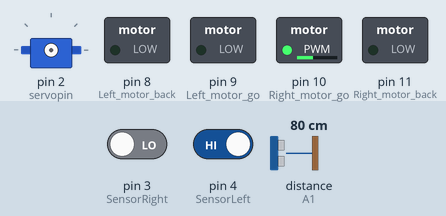
Simulated run of this sketch. Board: Arduino Uno, built with avr-gcc and run on an emulated ATmega328P. Parts: servo, switched loads named in the sketch (green lamp = pin HIGH). Wiring (inferred from the names in the program): servo: signal pin 2. The test bench sets the inputs (shaded band); at power-on: pin 3 (SensorRight) LOW, pin 4 (SensorLeft) HIGH, distance to the obstacle (sensor on A1) 80 cm. The echo pulse lasts 58.3 µs per cm; servo pulses on a pin are drawn as a servo (544–2400 µs = 0–180°); pins used as bus, display or sensor lines are not drawn.

Above: at 1.2 s.
1.3 s: pin 3 (SensorRight) driven HIGH
At 1.9 s:
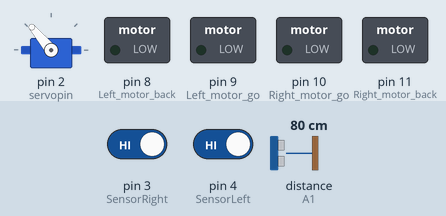
4.3 s: pin 4 (SensorLeft) driven LOW
At 7.0 s:
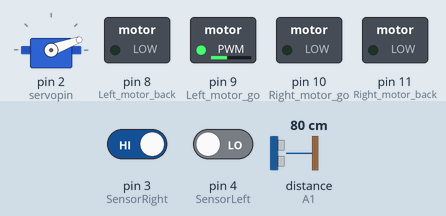
7.3 s: pin 4 (SensorLeft) driven HIGH
At 8.8 s:
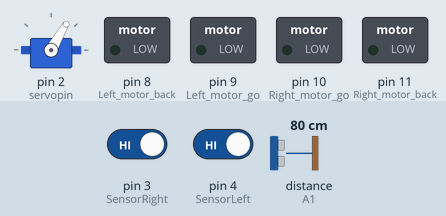
10.3 s: distance to the obstacle (sensor on A1) set to 63 cm
13.3 s: distance to the obstacle (sensor on A1) set to 57 cm
At 13.9 s:
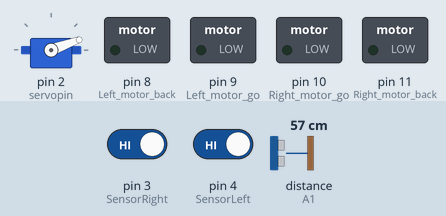
Timing chart, 0 to 17.3 s (numbered marks = the images above; inputs shaded):
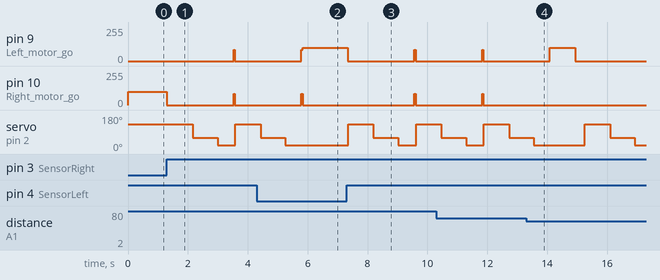

The sketch:

smart_car.ino
```cpp
//#include <Servo.h>
int Left_motor_back = 8; //Left_motor_back(IN1)
int Left_motor_go = 9; //Left_motor_go(IN2)
int Right_motor_go = 10; //Right_motor_go(IN3)
int Right_motor_back = 11; //Right_motor_back(IN4)

int Echo = A1;
int Trig = A0;
int Front_Distance = 0;
int Left_Distance = 0;
int Right_Distance = 0;
int servopin = 2;
int myangle;
int pulsewidth;
int val;

const int SensorRight = 3; //(P3.2 OUT1)
const int SensorLeft = 4; //(P3.3 OUT2)
int SL; //SensorLeft
int SR; //SensorRight

const int SensorRight_2 = 5; //(P3.2 OUT1)
const int SensorLeft_2 = 6; //(P3.3 OUT2)
int SL_2; //SensorLeftc
int SR_2; //SensorRight

void setup()
{
  pinMode(SensorRight, INPUT);
  pinMode(SensorLeft, INPUT);
  pinMode(SensorRight_2, INPUT);
  pinMode(SensorLeft_2, INPUT);

  pinMode(Echo, INPUT);
  pinMode(Trig, OUTPUT);
  pinMode(servopin, OUTPUT);

  pinMode(Left_motor_go, OUTPUT);
  pinMode(Left_motor_back, OUTPUT);
  pinMode(Right_motor_go, OUTPUT);
  pinMode(Right_motor_back, OUTPUT);
  Serial.begin(9600);

}

void run(int time) //전진
{
  digitalWrite(Right_motor_go, HIGH);
  digitalWrite(Right_motor_back, LOW);
  analogWrite(Right_motor_go, 85); //PWM은 0~255속도조절, 좌우 차이가 증감
  analogWrite(Right_motor_back, 0);
  digitalWrite(Left_motor_go, HIGH);
  digitalWrite(Left_motor_back, LOW);
  analogWrite(Left_motor_go, 85); //PWM은 0~255속도조절， 좌우 차이가 증감
  analogWrite(Left_motor_back, 0);
  delay(time * 20);
}
void brake(int time) //브레이크
{
  digitalWrite(Right_motor_go, LOW); //Right, Left 모두 LOW
  digitalWrite(Right_motor_back, LOW);
  digitalWrite(Left_motor_go, LOW);
  digitalWrite(Left_motor_back, LOW);
  delay(time * 2);
}
void left(int time) //좌회전(오른쪽 바퀴 회전식으로)
{
  digitalWrite(Right_motor_go, HIGH); // Right_motor_go가 HIGH
  digitalWrite(Right_motor_back, LOW); // Right_motor_back이 LOW
  analogWrite(Right_motor_go, 100); // Right_motor_go의 속도 200
  analogWrite(Right_motor_back, 0); //PWM0~255속도조절
  digitalWrite(Left_motor_go, LOW); //Left는 LOW
  digitalWrite(Left_motor_back, LOW); //Left는 LOW
  analogWrite(Left_motor_go, 0); // Left_motor_go의 속도 0
  analogWrite(Left_motor_back, 0); //PWM0~255 속도조절
  delay(time * 50);
}
void spin_left(int time) //좌회전(Spin)
{
  digitalWrite(Right_motor_go, HIGH);
  digitalWrite(Right_motor_back, LOW);
  analogWrite(Right_motor_go, 200); // Right_motor_go의 속도 200
  analogWrite(Right_motor_back, 0);

  digitalWrite(Left_motor_go, LOW);
  digitalWrite(Left_motor_back, HIGH);
  analogWrite(Left_motor_go, 0);
  analogWrite(Left_motor_back, 140); // Left_motor_back의 속도 200
  delay(time * 2);
}
void right(int time) //우회전(왼쪽 바퀴 회전식으로)
{
  digitalWrite(Right_motor_go, LOW); // Right_motor_go가 LOW
  digitalWrite(Right_motor_back, LOW); // Right_motor_back이 LOW
  analogWrite(Right_motor_go, 0); // Right_motor_go의 속도 0
  analogWrite(Right_motor_back, 0); //PWM0~255속도조절
  digitalWrite(Left_motor_go, HIGH); // Left_motor_go HIGH
  digitalWrite(Left_motor_back, LOW); // Left_motor_go LOW
  analogWrite(Left_motor_go, 100); // Left_motor_go의 속도 200
  analogWrite(Left_motor_back, 0); //PWM0~255속도조절
  delay(time * 50);
}
void spin_right(int time) //우회전(Spin)
{
  digitalWrite(Right_motor_go, LOW);
  digitalWrite(Right_motor_back, HIGH);
  analogWrite(Right_motor_go, 0);
  analogWrite(Right_motor_back, 100); // Right_motor_go의 속도 200
  digitalWrite(Left_motor_go, HIGH);
  digitalWrite(Left_motor_back, LOW);
  analogWrite(Left_motor_go, 100);
  analogWrite(Left_motor_back, 0); // Left_motor_back의 속도 0
  delay(time * 2);
}
void back(int time) //후진
{
  digitalWrite(Right_motor_go, LOW); //오른쪽 바퀴 뒤로
  digitalWrite(Right_motor_back, HIGH);
  analogWrite(Right_motor_go, 0);
  analogWrite(Right_motor_back, 80); //속도 150
  digitalWrite(Left_motor_go, LOW); //왼쪽 바퀴 뒤로
  digitalWrite(Left_motor_back, HIGH);
  analogWrite(Left_motor_go, 0);
  analogWrite(Left_motor_back, 80); //속도 150
  delay(time * 2);
}

float Distance_test()
{
  digitalWrite(Trig, LOW);
  delayMicroseconds(2);
  digitalWrite(Trig, HIGH);
  delayMicroseconds(10);
  digitalWrite(Trig, LOW);
  float Fdistance = pulseIn(Echo,HIGH);
  Fdistance = Fdistance / 58;
 return Fdistance;
}
//void Distance_display(int Distance)
//{
//if((2<Distance)&(Distance<400))
//{ lcd.home();
//lcd.print(" Distance: ");
//lcd.setCursor(6,2);
//lcd.print(Distance);
//lcd.print("cm"); }
//else { lcd.home();
//lcd.print("!!! Out of range");
//}
//delay(250);
//lcd.clear();
//}
void servopulse(int servopin, int myangle)
{
  pulsewidth = (myangle * 11) + 500;     //500~2480
  digitalWrite(servopin, HIGH);
  delayMicroseconds(pulsewidth);
  digitalWrite(servopin, LOW);
  delay(20 - pulsewidth / 1000);
}
void front_detection()
{
  for (int i = 0; i <= 15; i++) //PWM
  {
    servopulse(servopin, 60);
  }
  Front_Distance = Distance_test();
}

void left_detection()
{
  for (int i = 0; i <= 15; i++)
  {
    servopulse(servopin, 130);
  }
  Left_Distance = Distance_test();
}
void right_detection()
{
  for (int i = 0; i <= 15; i++)
  {
    servopulse(servopin, 20);
  }
 Right_Distance = Distance_test();
}


void loop()
{

  while (1)
  {
 SR = digitalRead(SensorRight);
 SL = digitalRead(SensorLeft);


  if (SL == LOW && SR == LOW)
  {
    run(1);
  }
  else if (SL == HIGH & SR == LOW)
  {
    left(1);
  }
  else if (SR == HIGH & SL == LOW)
  {
    right(1);
  }
  else if (SL == HIGH && SR == HIGH )
  {
    brake(10);
    left_detection();
    delay(500);
    front_detection();

delay(500);

    right_detection();


    //Serial.print("Left_Distance is ");
   // Serial.println(Left_Distance);
   // right_detection();
   // Serial.print("Right_Distance is ");
   // Serial.println(Right_Distance);
  //  front_detection();
   // Serial.print("Front_Distance is ");
   // Serial.println(Front_Distance);
    brake(100);
    //if (Left_Distance < 50)
    //{
     // left(17);
    //}
   //else if ( Right_Distance < 50)
    //{
      //right(17);
    //}
    //else if (( Front_Distance < 50 ))
    //{
    //spin_left(500);
    //}
   //else if (( Right_Distance > 50) && ( Left_Distance > 50))
    //{
      //run(5);
    //}
    if (( Right_Distance > 60) && ( Left_Distance > 60) && ( Front_Distance > 60))
    {
    run(2);
    }
    else if (( Front_Distance < Right_Distance )&&( Front_Distance < Left_Distance ))
    {
      spin_left(170);
      brake(200);
    }
   else if (( Right_Distance < Front_Distance )&&( Right_Distance < Left_Distance ))
    {
      right(17);
      brake(150);

    }
    else if (( Left_Distance < Right_Distance )&&( Left_Distance < Front_Distance ))
    {
    left(18);
    brake(150);
    }


}
}
}
```

Measured:
- the behaviour switches between 61 and 60 cm on distance to the obstacle (sensor on A1) (found by bisection; images 3 and 4)
- after the input at 1.3 s, pin 9 (Left_motor_go): 0/255 → 85/255 after 2.2 s, → 0/255 0.04 s later; pin 10 (Right_motor_go): 100/255 → 0/255 at once; servo on pin 2 (servopin): 130° → 60° after 0.86 s, → 20° 0.83 s later, → 130° 0.60 s later
- after the input at 4.3 s, servo on pin 2 (servopin): goes on until 5.3 s, then stays 20°
- after the input at 7.3 s, pin 9 (Left_motor_go): 100/255 → 0/255 at once; pin 10 (Right_motor_go): 0/255 → 85/255 after 2.3 s, → 0/255 0.04 s later; servo on pin 2 (servopin): 20° → 130° after 0.06 s, → 60° 0.84 s later, → 20° 0.83 s later, → 130° 0.60 s later
- after the input at 13.3 s, pin 10 (Right_motor_go): stops changing and stays 0/255
